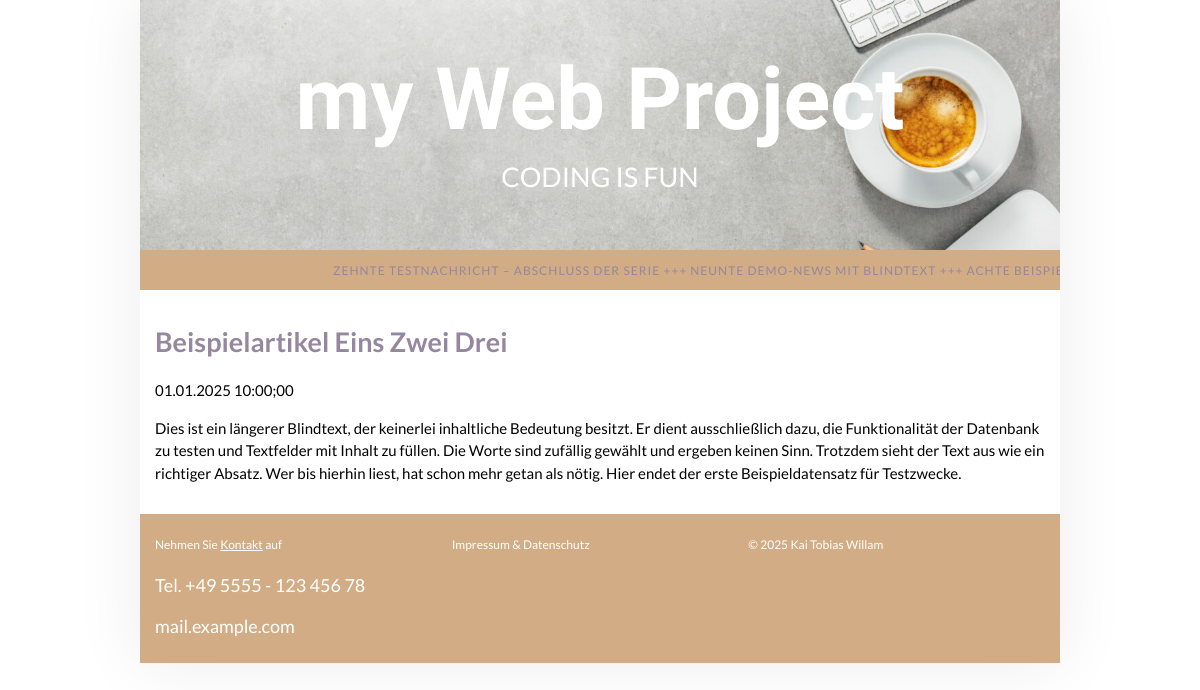
Screenshot of /news.php?id=11 with the database file from the repository.
### tables this page shows
CREATE TABLE `news` (
  `id` int(11) NOT NULL,
  `title` varchar(100) NOT NULL,
  `content` text NOT NULL,
  `datetime` datetime NOT NULL DEFAULT current_timestamp()
);

### php/db.php (called while the page is built, shortened)
<?php
class DB {
    private string $host   = Config::DB_HOST;
    private string $dbname = Config::DB_NAME;
    private string $user   = Config::DB_USER;
    private string $pass   = Config::DB_PASS;
    private static ?DB $instance = null;
    private PDO $pdo;
    private function __construct() {
        $dsn = "mysql:host=$this->host;dbname={$this->dbname};charset=utf8mb4";
        $options = [
            PDO::ATTR_ERRMODE            => PDO::ERRMODE_EXCEPTION,
            PDO::ATTR_DEFAULT_FETCH_MODE => PDO::FETCH_ASSOC,
        ];
        $this->pdo = new PDO($dsn, $this->user, $this->pass, $options);
    }
    public static function getInstance(): self {
        if (self::$instance === null) {
            self::$instance = new self();
        }
        return self::$instance;
    }
    public function select(string $sql, array $params = []): array {
        try{
            $stmt = $this->pdo->prepare($sql);
            $stmt->execute($params);
            return $stmt->fetchAll();
        }catch(PDOException $e){
            return [];
        }
    }
}

### news.php (the view, shortened to what this page needs)
<?php
require_once "./php/helper.php";
$item = getNewsItem((int)$_GET['id']);
?>
<!DOCTYPE html>
<html dir="ltr" lang="de">
<head>
    <?php
    include('./includes/head.php') ?>
</head>
<body>
<div class="wrap">
    <?php include('./includes/header.php')?>
    <article class="news page">
        <?php
        if(null === $item){
        ?>
            <h2>Kann den News-Beitrag nicht laden</h2>
        <?php
        }else{
        ?>
        <h2 class="primary"><?=$item['title'];?></h2>
            <time><?=$item['datetime'];?></time>
            <p>
                <?=textToHtml($item['content']);?>
            </p>
        <?php
        }
        ?>
    </article>
    <?php include('./includes/footer.php')?>
</div>
</body>
</html>

### includes/header.php
<?php
require_once "./php/helper.php";;
?>
<header>
    <div class="headWrap">
        <a href="/" class="white">
        <h1>my Web Project</h1>
        <p>Coding is fun</p>
        </a>
    </div>
</header>
<nav id="ticker">
    <div class="line">
        <?php foreach(getNews() as $news){
        ?>
        <span>
            <a title="<?=$news['title'];?>" href="<?=$news['url'];?>"><?=$news['title'];?></a>
        </span>
            <span>+++</span>
        <?php
        }
        ?>
    </div>
</nav>

### php/helper.php (shortened to what this page needs)
<?php
require_once "db.php";
function textToHtml(string $text): string {
    $text = htmlspecialchars($text, ENT_QUOTES, 'UTF-8');
    $text = str_replace("\r\n", "\n", $text);
    $paragraphs = explode("\n\n", $text);
    $html = '';
    foreach ($paragraphs as $p) {
        $html .= '<p>' . nl2br($p, false) . '</p>';
    }
    return $html;
}
function simpleSlugify(string $text):string {
    $text = strtolower($text);
    $text = preg_replace('/[^a-z0-9]+/', '-', $text);
    $text = preg_replace('/-+/', '-', $text);
    return trim($text, '-');
}
function transformNewsItem(array $item):array{
    $item['datetime'] = date("d.m.Y H:i;s",strtotime($item['datetime']));
    $slug = simpleSlugify($item['title']);
    $item['url'] = '/news/'.$item['id'].'/'.$slug;
    return $item;
}
function getNewsItem(int $id):?array{
    try{
        $data  =  (DB::getInstance())->select(
            "Select * from news WHERE id=" . $id . " LIMIT 1"
        );
        return transformNewsItem($data[0]);
    }catch (Exception $e){
        return null;
    }
}
function getNews():array{
    try{
        $data  =  (DB::getInstance())->select("Select * from news  ORDER BY datetime DESC LIMIT 0,6");
        return array_map('transformNewsItem',$data);
    }catch (Exception $e){
        return [];
    }
}

### css/index.css (style rules this page uses)
:root { --color-bg-contrast: #333; --color-bg-color: #fff; --color-primary: #95879e; --color-secondary: #d2ac84; --color-text: #333; --color-text-contrast: #fff; --color-error: #dc2626; --color-success: #16a34a; --font-base-size: 15px; --font-family: "Lato"; }
* { box-sizing: border-box; }
.primary, a { color: var(--color-primary); }
.white { color: white; }
.small, #cards .card time, #ticker .line span { font-size: 0.8em; }
h1 { font-size: 2.5em; }
h2 { font-size: 1.8em; line-height: 1.1em; }
a { text-decoration: none; }
body { background-color: var(--color-bg-color); font-size: var(--font-base-size); line-height: 1.5em; font-family: var(--font-family), sans-serif; }
body > .wrap { min-height: 80vh; width: 100%; display: grid; grid-template-columns: 1fr; grid-template-rows: 250px auto 1fr auto; }
header, nav, main, footer { padding: 0.5em 1em; }
header { background-image: url("../images/bg.jpg"); background-size: cover; background-repeat: no-repeat; display: flex; flex-direction: column; justify-content: center; align-items: center; color: var(--color-text-contrast); }
header .headWrap { text-align: center; }
header .headWrap p { padding: 0 2em; position: relative; top: -1.3em; text-transform: uppercase; }
header .headWrap h1 { font-family: "Allura", cursive; font-size: 3.2em; line-height: 1em; }
#ticker { overflow: hidden; background: var(--color-secondary); color: var(--color-text-contrast); white-space: nowrap; }
#ticker .line { display: inline-block; padding-left: 20%; animation: scroll 60s linear infinite; }
#ticker .line span { color: var(--color-primary); letter-spacing: 1px; text-transform: uppercase; }
.page { padding: 1em; }
@media (min-width: 920px) { .wrap { max-width: 920px; margin: 0 auto; box-shadow: 0 0 64px rgba(0, 0, 0, 0.08); } }
@media (min-width: 920px) { header .headWrap { font-size: 1.8em; } }

### rows the page displays
news: title "ZEHNTE TESTNACHRICHT – ABSCHLUSS DER SERIE"
news: title "NEUNTE DEMO-NEWS MIT BLINDTEXT"
news: title "ACHTE…"
news: title "Beispielartikel Eins Zwei Drei", content "Dies ist ein längerer Blindtext, der keinerlei inhaltliche Bedeutung besitzt. Er dient ausschließlich dazu, die Funktionalität der Datenbank zu testen und Textfelder mit Inhalt zu füllen. Die Worte sind zufällig gewählt und ergeben keinen Sinn. Trotzdem sieht der Text aus wie ein richtiger Absatz. Wer bis hierhin liest, hat schon mehr getan als nötig. Hier endet der erste Beispieldatensatz für Testzwecke."

### other values shown
$item['datetime'] "01.01.2025 10:00;00"
